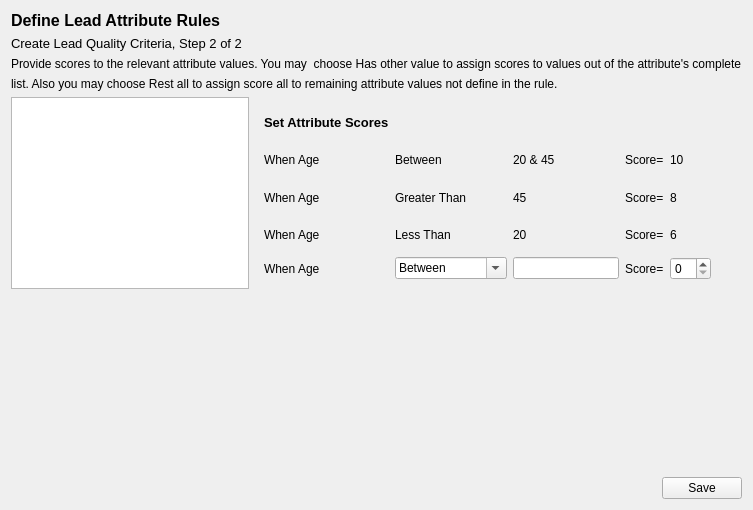
<?xml version="1.0" encoding="UTF-8"?>
<ui version="4.0">
 <class>icp_step2</class>
 <widget class="QWidget" name="icp_step2">
  <property name="geometry">
   <rect>
    <x>0</x>
    <y>0</y>
    <width>750</width>
    <height>510</height>
   </rect>
  </property>
  <property name="sizePolicy">
   <sizepolicy hsizetype="Expanding" vsizetype="Expanding">
    <horstretch>0</horstretch>
    <verstretch>0</verstretch>
   </sizepolicy>
  </property>
  <property name="windowTitle">
   <string>ICP Step 2</string>
  </property>
  <layout class="QGridLayout" name="gridLayout_9">
   <item row="0" column="0">
    <layout class="QVBoxLayout" name="verticalLayout">
     <item>
      <widget class="QLabel" name="define_lbl">
       <property name="sizePolicy">
        <sizepolicy hsizetype="Expanding" vsizetype="Fixed">
         <horstretch>0</horstretch>
         <verstretch>0</verstretch>
        </sizepolicy>
       </property>
       <property name="font">
        <font>
         <pointsize>12</pointsize>
         <bold>true</bold>
        </font>
       </property>
       <property name="text">
        <string>Define Lead Attribute Rules</string>
       </property>
      </widget>
     </item>
     <item>
      <widget class="QLabel" name="step2_lbl">
       <property name="sizePolicy">
        <sizepolicy hsizetype="Expanding" vsizetype="Fixed">
         <horstretch>0</horstretch>
         <verstretch>0</verstretch>
        </sizepolicy>
       </property>
       <property name="font">
        <font>
         <pointsize>10</pointsize>
        </font>
       </property>
       <property name="text">
        <string>Create Lead Quality Criteria, Step 2 of 2	</string>
       </property>
      </widget>
     </item>
     <item>
      <widget class="QLabel" name="guide1_lbl">
       <property name="sizePolicy">
        <sizepolicy hsizetype="Expanding" vsizetype="Fixed">
         <horstretch>0</horstretch>
         <verstretch>0</verstretch>
        </sizepolicy>
       </property>
       <property name="text">
        <string>Provide scores to the relevant attribute values. You may  choose Has other value to assign scores to values out of the attribute's complete</string>
       </property>
      </widget>
     </item>
     <item>
      <widget class="QLabel" name="guide2_lbl">
       <property name="sizePolicy">
        <sizepolicy hsizetype="Expanding" vsizetype="Fixed">
         <horstretch>0</horstretch>
         <verstretch>0</verstretch>
        </sizepolicy>
       </property>
       <property name="text">
        <string>list. Also you may choose Rest all to assign score all to remaining attribute values not define in the rule.</string>
       </property>
       <property name="wordWrap">
        <bool>true</bool>
       </property>
      </widget>
     </item>
    </layout>
   </item>
   <item row="1" column="0">
    <layout class="QGridLayout" name="gridLayout_2">
     <item row="0" column="0">
      <widget class="QTableView" name="attributes_tblview"/>
     </item>
     <item row="0" column="1">
      <widget class="QStackedWidget" name="stackedWidget">
       <property name="currentIndex">
        <number>4</number>
       </property>
       <widget class="QWidget" name="city1_page">
        <layout class="QGridLayout" name="gridLayout_3">
         <item row="5" column="2">
          <widget class="QLineEdit" name="city_line">
           <property name="text">
            <string/>
           </property>
          </widget>
         </item>
         <item row="5" column="4">
          <widget class="QSpinBox" name="no1_spin"/>
         </item>
         <item row="1" column="0">
          <widget class="QLabel" name="when_city1_lbl">
           <property name="text">
            <string>When City</string>
           </property>
          </widget>
         </item>
         <item row="3" column="1">
          <widget class="QLabel" name="othervalue_lbl">
           <property name="text">
            <string>Has Other Value</string>
           </property>
          </widget>
         </item>
         <item row="5" column="0">
          <widget class="QLabel" name="when_city3_lbl">
           <property name="text">
            <string>When City</string>
           </property>
          </widget>
         </item>
         <item row="0" column="0">
          <widget class="QLabel" name="set_attribute_lbl">
           <property name="sizePolicy">
            <sizepolicy hsizetype="Preferred" vsizetype="Fixed">
             <horstretch>0</horstretch>
             <verstretch>0</verstretch>
            </sizepolicy>
           </property>
           <property name="font">
            <font>
             <pointsize>10</pointsize>
             <bold>true</bold>
            </font>
           </property>
           <property name="text">
            <string>Set Attribute Scores</string>
           </property>
          </widget>
         </item>
         <item row="5" column="3">
          <widget class="QLabel" name="score_city3_lbl">
           <property name="text">
            <string>Score=</string>
           </property>
          </widget>
         </item>
         <item row="1" column="1">
          <widget class="QLabel" name="contains_lbl">
           <property name="text">
            <string>Contains</string>
           </property>
          </widget>
         </item>
         <item row="1" column="2">
          <widget class="QLabel" name="label_4">
           <property name="text">
            <string>Quezon City</string>
           </property>
          </widget>
         </item>
         <item row="1" column="3">
          <widget class="QLabel" name="score_city1_lbl">
           <property name="text">
            <string>Score=</string>
           </property>
          </widget>
         </item>
         <item row="3" column="0">
          <widget class="QLabel" name="when_city2_lbl">
           <property name="text">
            <string>When City</string>
           </property>
          </widget>
         </item>
         <item row="5" column="1">
          <widget class="QComboBox" name="city_combo">
           <property name="editable">
            <bool>true</bool>
           </property>
           <property name="currentText">
            <string>Contains</string>
           </property>
           <item>
            <property name="text">
             <string>Contains</string>
            </property>
           </item>
           <item>
            <property name="text">
             <string>Has Other Values</string>
            </property>
           </item>
          </widget>
         </item>
         <item row="1" column="4">
          <widget class="QLabel" name="city1_lbl">
           <property name="text">
            <string>10</string>
           </property>
          </widget>
         </item>
         <item row="3" column="3">
          <widget class="QLabel" name="score_city2_lbl">
           <property name="text">
            <string>Score=</string>
           </property>
          </widget>
         </item>
         <item row="3" column="4">
          <widget class="QLabel" name="city2_lbl">
           <property name="text">
            <string>5</string>
           </property>
          </widget>
         </item>
        </layout>
       </widget>
       <widget class="QWidget" name="religion2_page">
        <layout class="QGridLayout" name="gridLayout_4">
         <item row="0" column="0">
          <widget class="QLabel" name="religion_set_attribute_lbl">
           <property name="sizePolicy">
            <sizepolicy hsizetype="Preferred" vsizetype="Fixed">
             <horstretch>0</horstretch>
             <verstretch>0</verstretch>
            </sizepolicy>
           </property>
           <property name="font">
            <font>
             <pointsize>10</pointsize>
             <bold>true</bold>
            </font>
           </property>
           <property name="text">
            <string>Set Attribute Scores</string>
           </property>
          </widget>
         </item>
         <item row="1" column="0">
          <widget class="QLabel" name="when_religion1_lbl">
           <property name="text">
            <string>When Country</string>
           </property>
          </widget>
         </item>
         <item row="1" column="1">
          <widget class="QLabel" name="religion_contains_lbl">
           <property name="text">
            <string>Contains</string>
           </property>
          </widget>
         </item>
         <item row="1" column="2">
          <widget class="QLabel" name="religion_random_lbl">
           <property name="text">
            <string>Philippines</string>
           </property>
          </widget>
         </item>
         <item row="1" column="3">
          <widget class="QLabel" name="score_religion1_lbl">
           <property name="text">
            <string>Score=</string>
           </property>
          </widget>
         </item>
         <item row="1" column="4">
          <widget class="QLabel" name="religion1_lbl">
           <property name="text">
            <string>10</string>
           </property>
          </widget>
         </item>
         <item row="2" column="0">
          <widget class="QLabel" name="when_religion2_lbl">
           <property name="text">
            <string>When Country</string>
           </property>
          </widget>
         </item>
         <item row="2" column="1">
          <widget class="QLabel" name="religion_other_lbl">
           <property name="text">
            <string>Has Oher Values</string>
           </property>
          </widget>
         </item>
         <item row="2" column="3">
          <widget class="QLabel" name="score_religion2_lbl">
           <property name="text">
            <string>Score=</string>
           </property>
          </widget>
         </item>
         <item row="2" column="4">
          <widget class="QLabel" name="religion2_lbl">
           <property name="text">
            <string>8</string>
           </property>
          </widget>
         </item>
         <item row="3" column="0">
          <widget class="QLabel" name="when_religion3_lbl">
           <property name="text">
            <string>When Country</string>
           </property>
          </widget>
         </item>
         <item row="3" column="1">
          <widget class="QComboBox" name="religion_combo">
           <property name="editable">
            <bool>true</bool>
           </property>
           <property name="currentText">
            <string>Contains</string>
           </property>
           <item>
            <property name="text">
             <string>Contains</string>
            </property>
           </item>
           <item>
            <property name="text">
             <string>Has Other Values</string>
            </property>
           </item>
          </widget>
         </item>
         <item row="3" column="2">
          <widget class="QLineEdit" name="religion_line">
           <property name="text">
            <string/>
           </property>
          </widget>
         </item>
         <item row="3" column="3">
          <widget class="QLabel" name="score_religion3_lbl">
           <property name="text">
            <string>Score=</string>
           </property>
          </widget>
         </item>
         <item row="3" column="4">
          <widget class="QSpinBox" name="religion_spin"/>
         </item>
        </layout>
       </widget>
       <widget class="QWidget" name="country3_page">
        <layout class="QGridLayout" name="gridLayout_5">
         <item row="0" column="0">
          <widget class="QLabel" name="country_set_attribute_lbl">
           <property name="sizePolicy">
            <sizepolicy hsizetype="Preferred" vsizetype="Fixed">
             <horstretch>0</horstretch>
             <verstretch>0</verstretch>
            </sizepolicy>
           </property>
           <property name="font">
            <font>
             <pointsize>10</pointsize>
             <bold>true</bold>
            </font>
           </property>
           <property name="text">
            <string>Set Attribute Scores</string>
           </property>
          </widget>
         </item>
         <item row="1" column="0">
          <widget class="QLabel" name="when_country1_lbl">
           <property name="text">
            <string>When Religion</string>
           </property>
          </widget>
         </item>
         <item row="1" column="1">
          <widget class="QLabel" name="country_contains_lbl">
           <property name="text">
            <string>Contains</string>
           </property>
          </widget>
         </item>
         <item row="1" column="2">
          <widget class="QLabel" name="country_random_lbl">
           <property name="text">
            <string>Have religion</string>
           </property>
          </widget>
         </item>
         <item row="1" column="3">
          <widget class="QLabel" name="score_country1_lbl">
           <property name="text">
            <string>Score=</string>
           </property>
          </widget>
         </item>
         <item row="1" column="4">
          <widget class="QLabel" name="country1_lbl">
           <property name="text">
            <string>10</string>
           </property>
          </widget>
         </item>
         <item row="2" column="0">
          <widget class="QLabel" name="when_country2_lbl">
           <property name="text">
            <string>When Religion</string>
           </property>
          </widget>
         </item>
         <item row="2" column="1">
          <widget class="QLabel" name="country_other_lbl">
           <property name="text">
            <string>None</string>
           </property>
          </widget>
         </item>
         <item row="2" column="3">
          <widget class="QLabel" name="score_country2_lbl">
           <property name="text">
            <string>Score=</string>
           </property>
          </widget>
         </item>
         <item row="2" column="4">
          <widget class="QLabel" name="country2_lbl">
           <property name="text">
            <string>5</string>
           </property>
          </widget>
         </item>
         <item row="3" column="0">
          <widget class="QLabel" name="when_country3_lbl">
           <property name="text">
            <string>When Religion</string>
           </property>
          </widget>
         </item>
         <item row="3" column="1">
          <widget class="QComboBox" name="country_combo">
           <property name="editable">
            <bool>true</bool>
           </property>
           <property name="currentText">
            <string>Contains</string>
           </property>
           <item>
            <property name="text">
             <string>Contains</string>
            </property>
           </item>
          </widget>
         </item>
         <item row="3" column="2">
          <widget class="QLineEdit" name="country_line">
           <property name="text">
            <string/>
           </property>
          </widget>
         </item>
         <item row="3" column="3">
          <widget class="QLabel" name="score_country3_lbl">
           <property name="text">
            <string>Score=</string>
           </property>
          </widget>
         </item>
         <item row="3" column="4">
          <widget class="QSpinBox" name="country_spin"/>
         </item>
        </layout>
       </widget>
       <widget class="QWidget" name="profession4_page">
        <layout class="QGridLayout" name="gridLayout_6">
         <item row="0" column="0">
          <widget class="QLabel" name="profession_set_attribute_lbl">
           <property name="sizePolicy">
            <sizepolicy hsizetype="Preferred" vsizetype="Fixed">
             <horstretch>0</horstretch>
             <verstretch>0</verstretch>
            </sizepolicy>
           </property>
           <property name="font">
            <font>
             <pointsize>10</pointsize>
             <bold>true</bold>
            </font>
           </property>
           <property name="text">
            <string>Set Attribute Scores</string>
           </property>
          </widget>
         </item>
         <item row="1" column="0">
          <widget class="QLabel" name="when_profession1_lbl">
           <property name="text">
            <string>When Profession</string>
           </property>
          </widget>
         </item>
         <item row="1" column="1">
          <widget class="QLabel" name="profession_contains_lbl">
           <property name="text">
            <string>Contains</string>
           </property>
          </widget>
         </item>
         <item row="1" column="2">
          <widget class="QLabel" name="profession_random_lbl">
           <property name="text">
            <string>Computer Related</string>
           </property>
          </widget>
         </item>
         <item row="1" column="3">
          <widget class="QLabel" name="score_profession1_lbl">
           <property name="text">
            <string>Score=</string>
           </property>
          </widget>
         </item>
         <item row="1" column="4">
          <widget class="QLabel" name="profession1_lbl">
           <property name="text">
            <string>20</string>
           </property>
          </widget>
         </item>
         <item row="2" column="0">
          <widget class="QLabel" name="when_profession2_lbl">
           <property name="text">
            <string>When Profession</string>
           </property>
          </widget>
         </item>
         <item row="2" column="1">
          <widget class="QLabel" name="profession_other_lbl">
           <property name="text">
            <string>Has Other Value</string>
           </property>
          </widget>
         </item>
         <item row="2" column="3">
          <widget class="QLabel" name="score_profession2_lbl">
           <property name="text">
            <string>Score=</string>
           </property>
          </widget>
         </item>
         <item row="2" column="4">
          <widget class="QLabel" name="profession2_lbl">
           <property name="text">
            <string>15</string>
           </property>
          </widget>
         </item>
         <item row="3" column="0">
          <widget class="QLabel" name="when_profession3_lbl">
           <property name="text">
            <string>When Profession</string>
           </property>
          </widget>
         </item>
         <item row="3" column="1">
          <widget class="QComboBox" name="profession_combo">
           <property name="editable">
            <bool>true</bool>
           </property>
           <property name="currentText">
            <string>Contains</string>
           </property>
           <item>
            <property name="text">
             <string>Contains</string>
            </property>
           </item>
           <item>
            <property name="text">
             <string>Has Other Value</string>
            </property>
           </item>
          </widget>
         </item>
         <item row="3" column="2">
          <widget class="QLineEdit" name="profession_line">
           <property name="text">
            <string/>
           </property>
          </widget>
         </item>
         <item row="3" column="3">
          <widget class="QLabel" name="score_profession3_lbl">
           <property name="text">
            <string>Score=</string>
           </property>
          </widget>
         </item>
         <item row="3" column="4">
          <widget class="QSpinBox" name="profession_spin"/>
         </item>
        </layout>
       </widget>
       <widget class="QWidget" name="age5_page">
        <layout class="QGridLayout" name="gridLayout">
         <item row="3" column="4">
          <widget class="QLabel" name="age3_lbl">
           <property name="text">
            <string>6</string>
           </property>
          </widget>
         </item>
         <item row="2" column="4">
          <widget class="QLabel" name="age2_lbl">
           <property name="text">
            <string>8</string>
           </property>
          </widget>
         </item>
         <item row="1" column="1">
          <widget class="QLabel" name="between_lbl">
           <property name="text">
            <string>Between</string>
           </property>
          </widget>
         </item>
         <item row="4" column="0">
          <widget class="QLabel" name="when_age4_lbl">
           <property name="text">
            <string>When Age</string>
           </property>
          </widget>
         </item>
         <item row="0" column="0">
          <widget class="QLabel" name="age_set_lbl">
           <property name="font">
            <font>
             <pointsize>10</pointsize>
             <bold>true</bold>
            </font>
           </property>
           <property name="text">
            <string>Set Attribute Scores</string>
           </property>
          </widget>
         </item>
         <item row="4" column="3">
          <widget class="QLabel" name="score_age4_lbl">
           <property name="text">
            <string>Score=</string>
           </property>
          </widget>
         </item>
         <item row="4" column="4">
          <widget class="QSpinBox" name="age_spin"/>
         </item>
         <item row="4" column="1">
          <widget class="QComboBox" name="age_combo">
           <property name="editable">
            <bool>true</bool>
           </property>
           <property name="currentText">
            <string>Between</string>
           </property>
           <item>
            <property name="text">
             <string>Between</string>
            </property>
           </item>
           <item>
            <property name="text">
             <string>Is Greater Than</string>
            </property>
           </item>
           <item>
            <property name="text">
             <string>Is Less Than</string>
            </property>
           </item>
          </widget>
         </item>
         <item row="3" column="1">
          <widget class="QLabel" name="less_lbl">
           <property name="text">
            <string>Less Than</string>
           </property>
          </widget>
         </item>
         <item row="2" column="0">
          <widget class="QLabel" name="when_age2_lbl">
           <property name="text">
            <string>When Age</string>
           </property>
          </widget>
         </item>
         <item row="4" column="2">
          <widget class="QLineEdit" name="age_line"/>
         </item>
         <item row="1" column="3">
          <widget class="QLabel" name="score_age1_lbl">
           <property name="text">
            <string>Score=</string>
           </property>
          </widget>
         </item>
         <item row="3" column="0">
          <widget class="QLabel" name="when_age3_lbl">
           <property name="text">
            <string>When Age</string>
           </property>
          </widget>
         </item>
         <item row="2" column="2">
          <widget class="QLabel" name="second_lbl">
           <property name="text">
            <string>45</string>
           </property>
          </widget>
         </item>
         <item row="2" column="1">
          <widget class="QLabel" name="greater_lbl">
           <property name="text">
            <string>Greater Than</string>
           </property>
          </widget>
         </item>
         <item row="1" column="4">
          <widget class="QLabel" name="age1_lbl">
           <property name="text">
            <string>10</string>
           </property>
          </widget>
         </item>
         <item row="1" column="0">
          <widget class="QLabel" name="when_age1_lbl">
           <property name="sizePolicy">
            <sizepolicy hsizetype="Expanding" vsizetype="Preferred">
             <horstretch>0</horstretch>
             <verstretch>0</verstretch>
            </sizepolicy>
           </property>
           <property name="text">
            <string>When Age</string>
           </property>
          </widget>
         </item>
         <item row="2" column="3">
          <widget class="QLabel" name="score_age2_lbl">
           <property name="text">
            <string>Score=</string>
           </property>
          </widget>
         </item>
         <item row="3" column="2">
          <widget class="QLabel" name="third_lbl">
           <property name="text">
            <string>20</string>
           </property>
          </widget>
         </item>
         <item row="3" column="3">
          <widget class="QLabel" name="score_age3_lbl">
           <property name="text">
            <string>Score=</string>
           </property>
          </widget>
         </item>
         <item row="1" column="2">
          <widget class="QLabel" name="first_lbl">
           <property name="text">
            <string>20 &amp; 45</string>
           </property>
          </widget>
         </item>
        </layout>
       </widget>
       <widget class="QWidget" name="industry6_page">
        <layout class="QGridLayout" name="gridLayout_7">
         <item row="0" column="0">
          <widget class="QLabel" name="industry_set_attribute_lbl">
           <property name="sizePolicy">
            <sizepolicy hsizetype="Preferred" vsizetype="Fixed">
             <horstretch>0</horstretch>
             <verstretch>0</verstretch>
            </sizepolicy>
           </property>
           <property name="font">
            <font>
             <pointsize>10</pointsize>
             <bold>true</bold>
            </font>
           </property>
           <property name="text">
            <string>Set Attribute Scores</string>
           </property>
          </widget>
         </item>
         <item row="1" column="0">
          <widget class="QLabel" name="when_industry1_lbl">
           <property name="text">
            <string>When Industry</string>
           </property>
          </widget>
         </item>
         <item row="1" column="1">
          <widget class="QLabel" name="industry_contains_lbl">
           <property name="text">
            <string>Contains</string>
           </property>
          </widget>
         </item>
         <item row="1" column="2">
          <widget class="QLabel" name="industry_random_lbl">
           <property name="text">
            <string>IT Field</string>
           </property>
          </widget>
         </item>
         <item row="1" column="3">
          <widget class="QLabel" name="score_industry1_lbl">
           <property name="text">
            <string>Score=</string>
           </property>
          </widget>
         </item>
         <item row="1" column="4">
          <widget class="QLabel" name="industry1_lbl">
           <property name="text">
            <string>15</string>
           </property>
          </widget>
         </item>
         <item row="2" column="0">
          <widget class="QLabel" name="when_industry2_lbl">
           <property name="text">
            <string>When Industry</string>
           </property>
          </widget>
         </item>
         <item row="2" column="1">
          <widget class="QLabel" name="industry_other_lbl">
           <property name="text">
            <string>Has Other Value</string>
           </property>
          </widget>
         </item>
         <item row="2" column="3">
          <widget class="QLabel" name="score_industry2_lbl">
           <property name="text">
            <string>Score=</string>
           </property>
          </widget>
         </item>
         <item row="2" column="4">
          <widget class="QLabel" name="industry2_lbl">
           <property name="text">
            <string>12</string>
           </property>
          </widget>
         </item>
         <item row="3" column="0">
          <widget class="QLabel" name="when_religion3_lbl_2">
           <property name="text">
            <string>When Industry</string>
           </property>
          </widget>
         </item>
         <item row="3" column="1">
          <widget class="QComboBox" name="industry_combo">
           <property name="editable">
            <bool>true</bool>
           </property>
           <property name="currentText">
            <string>Contains</string>
           </property>
           <item>
            <property name="text">
             <string>Contains</string>
            </property>
           </item>
           <item>
            <property name="text">
             <string>Has Other Value</string>
            </property>
           </item>
          </widget>
         </item>
         <item row="3" column="2">
          <widget class="QLineEdit" name="industry_line">
           <property name="text">
            <string/>
           </property>
          </widget>
         </item>
         <item row="3" column="3">
          <widget class="QLabel" name="score_industry3_lbl">
           <property name="text">
            <string>Score=</string>
           </property>
          </widget>
         </item>
         <item row="3" column="4">
          <widget class="QSpinBox" name="industry_spin"/>
         </item>
        </layout>
       </widget>
      </widget>
     </item>
     <item row="0" column="2">
      <spacer name="horizontalSpacer">
       <property name="orientation">
        <enum>Qt::Orientation::Horizontal</enum>
       </property>
       <property name="sizeHint" stdset="0">
        <size>
         <width>40</width>
         <height>20</height>
        </size>
       </property>
      </spacer>
     </item>
    </layout>
   </item>
   <item row="2" column="0">
    <spacer name="verticalSpacer">
     <property name="orientation">
      <enum>Qt::Orientation::Vertical</enum>
     </property>
     <property name="sizeHint" stdset="0">
      <size>
       <width>20</width>
       <height>40</height>
      </size>
     </property>
    </spacer>
   </item>
   <item row="3" column="0">
    <layout class="QHBoxLayout" name="horizontalLayout">
     <item>
      <spacer name="horizontalSpacer_2">
       <property name="orientation">
        <enum>Qt::Orientation::Horizontal</enum>
       </property>
       <property name="sizeHint" stdset="0">
        <size>
         <width>40</width>
         <height>20</height>
        </size>
       </property>
      </spacer>
     </item>
     <item>
      <widget class="QPushButton" name="step2_save_btn">
       <property name="text">
        <string>Save</string>
       </property>
      </widget>
     </item>
    </layout>
   </item>
  </layout>
 </widget>
 <tabstops>
  <tabstop>city_combo</tabstop>
  <tabstop>city_line</tabstop>
  <tabstop>no1_spin</tabstop>
  <tabstop>country_combo</tabstop>
  <tabstop>country_line</tabstop>
  <tabstop>country_spin</tabstop>
  <tabstop>religion_combo</tabstop>
  <tabstop>religion_line</tabstop>
  <tabstop>religion_spin</tabstop>
  <tabstop>profession_combo</tabstop>
  <tabstop>profession_line</tabstop>
  <tabstop>profession_spin</tabstop>
  <tabstop>age_combo</tabstop>
  <tabstop>age_line</tabstop>
  <tabstop>age_spin</tabstop>
  <tabstop>industry_combo</tabstop>
  <tabstop>industry_line</tabstop>
  <tabstop>industry_spin</tabstop>
 </tabstops>
 <resources/>
 <connections/>
</ui>
